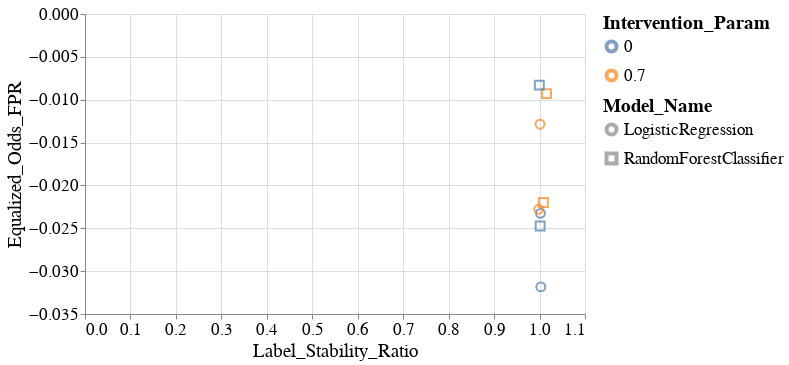

Source (notebook cell):
### Markdown cell above
## Figure 3. Scatter plots.

### Code cell
create_scatter_plot(melted_all_group_metrics_per_model_dct,
                    group='SEX',
                    fairness_metric_name='Equalized_Odds_FPR',
                    stability_metric_name='Label_Stability_Ratio')

### Figure 1 — Vega-Lite specification as saved in the notebook (floating-point values rounded to 4 significant figures)
{"config": {"view": {"continuousWidth": 400, "continuousHeight": 300}, "axis": {"labelFontSize": 17, "labelFontWeight": "normal", "titleFontSize": 19, "titleFontWeight": "normal"}, "legend": {"labelFontSize": 17, "labelLimit": 200, "symbolStrokeWidth": 4, "titleFontSize": 19, "titleLimit": 220}, "title": {"fontSize": 17}}, "data": {"name": "data-43f8be958d6af446a187b9c057778de5"}, "mark": {"type": "point", "size": 60}, "encoding": {"color": {"field": "Intervention_Param", "type": "nominal"}, "shape": {"field": "Model_Name", "type": "nominal"}, "size": {"value": 80}, "x": {"field": "Label_Stability_Ratio", "type": "quantitative"}, "y": {"field": "Equalized_Odds_FPR", "type": "quantitative"}}, "height": 300, "width": 500, "$schema": "https://vega.github.io/schema/vega-lite/v4.17.0.json", "datasets": {"data-43f8be958d6af446a187b9c057778de5": [{"Model_Name": "LogisticRegression", "Experiment_Iteration": "Exp_iter_1", "Intervention_Param": 0.0, "Test_Set_Index": 0, "Group": "SEX", "Equalized_Odds_FPR": -0.02326, "Label_Stability_Ratio": 1.002}, {"Model_Name": "LogisticRegression", "Experiment_Iteration": "Exp_iter_1", "Intervention_Param": 0.7, "Test_Set_Index": 0, "Group": "SEX", "Equalized_Odds_FPR": -0.01285, "Label_Stability_Ratio": 1.001}, {"Model_Name": "LogisticRegression", "Experiment_Iteration": "Exp_iter_2", "Intervention_Param": 0.0, "Test_Set_Index": 0, "Group": "SEX", "Equalized_Odds_FPR": -0.03184, "Label_Stability_Ratio": 1.003}, {"Model_Name": "LogisticRegression", "Experiment_Iteration": "Exp_iter_2", "Intervention_Param": 0.7, "Test_Set_Index": 0, "Group": "SEX", "Equalized_Odds_FPR": -0.02278, "Label_Stability_Ratio": 0.9981}, {"Model_Name": "RandomForestClassifier", "Experiment_Iteration": "Exp_iter_1", "Intervention_Param": 0.0, "Test_Set_Index": 0, "Group": "SEX", "Equalized_Odds_FPR": -0.02474, "Label_Stability_Ratio": 1.001}, {"Model_Name": "RandomForestClassifier", "Experiment_Iteration": "Exp_iter_1", "Intervention_Param": 0.7, "Test_Set_Index": 0, "Group": "SEX", "Equalized_Odds_FPR": -0.009287, "Label_Stability_Ratio": 1.015}, {"Model_Name": "RandomForestClassifier", "Experiment_Iteration": "Exp_iter_2", "Intervention_Param": 0.0, "Test_Set_Index": 0, "Group": "SEX", "Equalized_Odds_FPR": -0.008295, "Label_Stability_Ratio": 0.9995}, {"Model_Name": "RandomForestClassifier", "Experiment_Iteration": "Exp_iter_2", "Intervention_Param": 0.7, "Test_Set_Index": 0, "Group": "SEX", "Equalized_Odds_FPR": -0.02199, "Label_Stability_Ratio": 1.008}]}}
